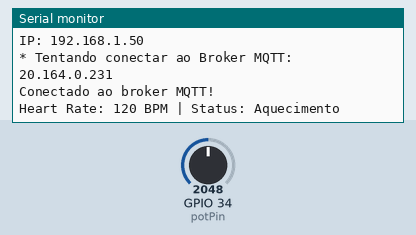
A sketch run on a simulated ESP32. Parts: the last lines printed to the serial monitor. The test bench sets the inputs (shaded band); at power-on: GPIO 34 (potPin) = 2048. WiFi joins after 1.5 s; servers stay silent unless stated; no MQTT or app messages arrive unless stated.

Above: at 9.9 s.
10.0 s: GPIO 34 (potPin) set to 2529
At 11.3 s:
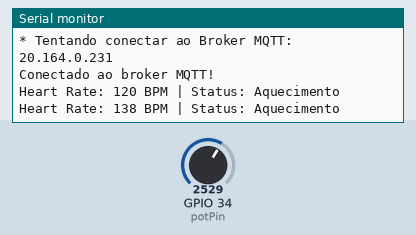
11.5 s: GPIO 34 (potPin) set to 2648
At 12.6 s:
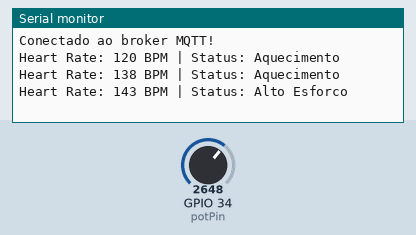

The sketch:

sketch.ino
```cpp
// -----------------------------------------------------------------------------
// Projeto: PoC Player Heart Rate - FIWARE + ESP32 + Potenciômetro (Simulação Wokwi)
// Autores:
//   (1ESPF)
//   Pedro Alves Faleiros - 562523
//   Luan Felix - 565541
//   João Lopes - 565737
//   Leandro Farias - 566488
//   (1ESPG)
//   Felipe Campos - 562752
// -----------------------------------------------------------------------------
// Descrição:
// Este código conecta o ESP32 a uma rede Wi-Fi, estabelece comunicação com um
// broker MQTT (integrado ao FIWARE), lê valores simulados de batimentos cardíacos
// (via potenciômetro no pino 34) e envia esses dados para a nuvem.
// Além disso, recebe comandos via MQTT para ligar/desligar o LED onboard.
// -----------------------------------------------------------------------------

#include <WiFi.h>
#include <PubSubClient.h>

// --------------------------- CONFIGURAÇÕES -----------------------------------
// Rede Wi-Fi
const char* default_SSID = "Wokwi-GUEST"; // Nome da rede Wi-Fi
const char* default_PASSWORD = "";        // Senha da rede Wi-Fi

// Broker MQTT (IP do FIWARE no Azure)
const char* default_BROKER_MQTT = "20.164.0.231"; // IP do Broker MQTT
const int default_BROKER_PORT = 1883;             // Porta padrão MQTT

// Tópicos MQTT
const char* default_TOPICO_SUBSCRIBE = "/TEF/player001/cmd";       // Para ouvir comandos (ex.: ligar/desligar LED)
const char* default_TOPICO_PUBLISH_1 = "/TEF/player001/attrs";     // Para enviar estado do LED
const char* default_TOPICO_PUBLISH_HR = "/TEF/player001/attrs/hr"; // Para enviar BPM
const char* default_TOPICO_PUBLISH_STATUS = "/TEF/player001/attrs/status"; // Para enviar status

// Identificação
const char* default_ID_MQTT = "fiware_player_001"; // ID do cliente MQTT
const int default_D4 = 2;                          // LED onboard do ESP32 (GPIO 2)

// Prefixo usado na formatação das mensagens de comando
const char* topicPrefix = "player001";

// ---------------------- VARIÁVEIS EDITÁVEIS EM TEMPO DE EXECUÇÃO -------------
char* SSID = const_cast<char*>(default_SSID);
char* PASSWORD = const_cast<char*>(default_PASSWORD);
char* BROKER_MQTT = const_cast<char*>(default_BROKER_MQTT);
int BROKER_PORT = default_BROKER_PORT;
char* TOPICO_SUBSCRIBE = const_cast<char*>(default_TOPICO_SUBSCRIBE);
char* TOPICO_PUBLISH_1 = const_cast<char*>(default_TOPICO_PUBLISH_1);
char* TOPICO_PUBLISH_HR = const_cast<char*>(default_TOPICO_PUBLISH_HR);
char* TOPICO_PUBLISH_STATUS = const_cast<char*>(default_TOPICO_PUBLISH_STATUS);
char* ID_MQTT = const_cast<char*>(default_ID_MQTT);
int D4 = default_D4;

// Objetos do Wi-Fi e MQTT
WiFiClient espClient;
PubSubClient MQTT(espClient);

// Estado atual do LED
char EstadoSaida = '0';

// --------------------------- FUNÇÕES AUXILIARES ------------------------------
void initSerial() {
    Serial.begin(115200); // Inicia a comunicação serial para debug
}

void initWiFi() {
    delay(10);
    Serial.println("------ Conexao Wi-Fi ------");
    Serial.print("Conectando-se na rede: ");
    Serial.println(SSID);
    reconectWiFi(); // Conecta ao Wi-Fi
}

void initMQTT() {
    MQTT.setServer(BROKER_MQTT, BROKER_PORT); // Define servidor e porta
    MQTT.setCallback(mqtt_callback);          // Define função callback para receber mensagens
}

// --------------------------- SETUP -------------------------------------------
void setup() {
    InitOutput();   // Inicializa LED onboard piscando
    initSerial();   // Inicializa serial
    initWiFi();     // Conecta ao Wi-Fi
    initMQTT();     // Conecta ao broker MQTT
    delay(5000);

    // Publica mensagem inicial (LED ligado como status de vida do device)
    MQTT.publish(TOPICO_PUBLISH_1, "s|on");
}

// --------------------------- LOOP PRINCIPAL ----------------------------------
void loop() {
    VerificaConexoesWiFIEMQTT(); // Garante conexões ativas
    EnviaEstadoOutputMQTT();     // Envia estado atual do LED
    handleHeartRate();           // Lê e envia dados de batimentos
    MQTT.loop();                 // Mantém cliente MQTT rodando
}

// --------------------------- GERENCIAMENTO WI-FI -----------------------------
void reconectWiFi() {
    if (WiFi.status() == WL_CONNECTED) return;

    WiFi.begin(SSID, PASSWORD);
    while (WiFi.status() != WL_CONNECTED) {
        delay(100);
        Serial.print(".");
    }
    Serial.println("\nConectado ao Wi-Fi!");
    Serial.print("IP: ");
    Serial.println(WiFi.localIP());

    // Garante que o LED onboard inicie desligado
    digitalWrite(D4, LOW);
}

// --------------------------- CALLBACK MQTT -----------------------------------
void mqtt_callback(char* topic, byte* payload, unsigned int length) {
    String msg;
    for (int i = 0; i < length; i++) {
        msg += (char)payload[i]; // Monta string recebida
    }

    Serial.print("- Mensagem recebida: ");
    Serial.println(msg);

    // Formata padrões esperados para ligar/desligar LED
    String onTopic = String(topicPrefix) + "@on|";
    String offTopic = String(topicPrefix) + "@off|";

    // Se for comando de ligar
    if (msg.equals(onTopic)) {
        digitalWrite(D4, HIGH);
        EstadoSaida = '1';
    }

    // Se for comando de desligar
    if (msg.equals(offTopic)) {
        digitalWrite(D4, LOW);
        EstadoSaida = '0';
    }
}

// --------------------------- VERIFICA CONEXÕES -------------------------------
void VerificaConexoesWiFIEMQTT() {
    if (!MQTT.connected()) reconnectMQTT();
    reconectWiFi();
}

// --------------------------- ENVIO DE ESTADO ---------------------------------
void EnviaEstadoOutputMQTT() {
    if (EstadoSaida == '1') {
        MQTT.publish(TOPICO_PUBLISH_1, "s|on");
    } else {
        MQTT.publish(TOPICO_PUBLISH_1, "s|off");
    }
    delay(1000);
}

// --------------------------- INICIALIZA LED ----------------------------------
void InitOutput() {
    pinMode(D4, OUTPUT);

    // Pisca 10 vezes no início para indicar boot
    boolean toggle = false;
    for (int i = 0; i <= 10; i++) {
        toggle = !toggle;
        digitalWrite(D4, toggle);
        delay(200);
    }
    digitalWrite(D4, LOW); // Garante que termine desligado
}

// --------------------------- RECONEXÃO MQTT ----------------------------------
void reconnectMQTT() {
    while (!MQTT.connected()) {
        Serial.print("* Tentando conectar ao Broker MQTT: ");
        Serial.println(BROKER_MQTT);

        if (MQTT.connect(ID_MQTT)) {
            Serial.println("Conectado ao broker MQTT!");
            MQTT.subscribe(TOPICO_SUBSCRIBE); // Inscreve no tópico de comandos
        } else {
            Serial.println("Falha ao conectar. Nova tentativa em 2s...");
            delay(2000);
        }
    }
}

// --------------------------- LEITURA HEART RATE ------------------------------
void handleHeartRate() {
    const int potPin = 34; // Pino analógico do potenciômetro
    int sensorValue = analogRead(potPin);
    int bpm = map(sensorValue, 0, 4095, 40, 200); // Converte valor para escala 40-200 BPM

    // Define status baseado no BPM
    String status;
    if (bpm < 60) status = "Repouso";
    else if (bpm <= 100) status = "Normal";
    else if (bpm <= 140) status = "Aquecimento";
    else status = "Alto Esforco";

    // Envia BPM e status ao broker
    String bpmMsg = String(bpm);
    MQTT.publish(TOPICO_PUBLISH_HR, bpmMsg.c_str());
    MQTT.publish(TOPICO_PUBLISH_STATUS, status.c_str());

    // Debug no Serial Monitor
    Serial.print("Heart Rate: ");
    Serial.print(bpm);
    Serial.print(" BPM | Status: ");
    Serial.println(status);
}
```

Measured:
- the behaviour switches between 2584 and 2585 on GPIO 34 (potPin) (found by bisection; images 1 and 2)
- after the input at 10.0 s, the serial monitor: prints a new line after 0.77 s (image 1)
- after the input at 11.5 s, the serial monitor: prints a new line after 0.27 s (image 2)
